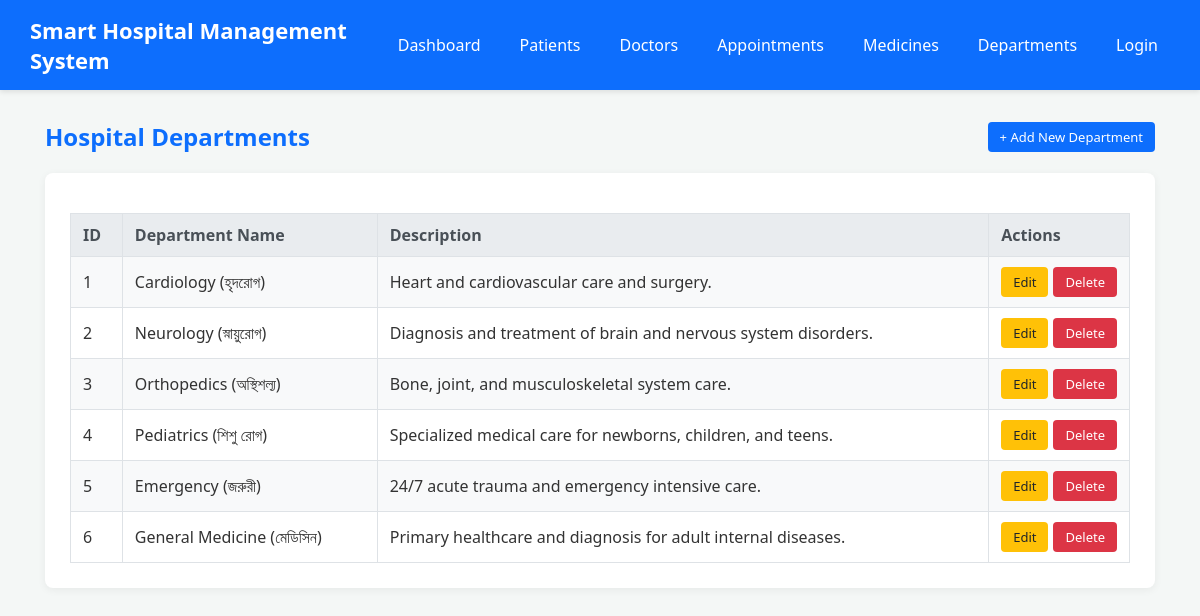
The page /department/index.php on the database its author committed.
### tables this page shows
CREATE TABLE `departments` (
  `id` INT AUTO_INCREMENT PRIMARY KEY,
  `name` VARCHAR(100) NOT NULL UNIQUE,
  `description` TEXT,
  `created_at` TIMESTAMP DEFAULT CURRENT_TIMESTAMP
);

### department/index.php (the view, shortened to what this page needs)
<?php
include "../connection.php";
$sql = "SELECT * FROM departments";
$result = mysqli_query($conn, $sql);
?>
<!DOCTYPE html>
<html>
<head>
    <link rel="stylesheet" href="../style.css">
</head>
<body>
<?php include "../nav.php"; ?>
<div class="container">
    <div class="page-header">
        <h2>Hospital Departments</h2>
        <a href="add.html" class="btn btn-primary">+ Add New Department</a>
    </div>
    <div class="card">
        <table>
            <tr>
                <th>ID</th>
                <th>Department Name</th>
                <th>Description</th>
                <th>Actions</th>
            </tr>
            <?php
            while ($row = mysqli_fetch_assoc($result)) {
            ?>
            <tr>
                <td><?php echo $row['id']; ?></td>
                <td><?php echo $row['name']; ?></td>
                <td><?php echo $row['description']; ?></td>
                <td>
                    <div class="action-buttons">
                        <a href="edit.php?id=<?php echo $row['id']; ?>" class="btn btn-warning">Edit</a>
                        <a href="delete.php?id=<?php echo $row['id']; ?>" class="btn btn-danger" onclick="return confirm('Delete this department?');">Delete</a>
                    </div>
                </td>
            </tr>
            <?php
            }
            ?>
        </table>
    </div>
</div>
</body>
</html>

### style.css (style rules this page uses)
* { margin: 0; padding: 0; box-sizing: border-box; font-family: 'Segoe UI', Tahoma, Geneva, Verdana, sans-serif; }
body { background-color: #f4f7f6; color: #333; padding-bottom: 40px; }
.container { max-width: 1150px; margin: 30px auto; padding: 0 20px; }
.card { background-color: white; border-radius: 8px; padding: 25px; box-shadow: 0 2px 8px rgba(0,0,0,0.06); margin-bottom: 25px; }
.page-header { display: flex; justify-content: space-between; align-items: center; margin-bottom: 20px; }
.page-header h2 { color: #0d6efd; }
.btn { display: inline-block; padding: 6px 12px; border-radius: 4px; text-decoration: none; font-weight: 500; font-size: 13px; cursor: pointer; border: none; white-space: nowrap; }
.btn-primary { background-color: #0d6efd; color: white; }
.btn-warning { background-color: #ffc107; color: #212529; }
.btn-danger { background-color: #dc3545; color: white; }
table { width: 100%; border-collapse: collapse; margin-top: 15px; }
table th, table td { border: 1px solid #dee2e6; padding: 10px 12px; text-align: left; vertical-align: middle; }
table th { background-color: #e9ecef; color: #495057; font-weight: 600; }
table td:last-child, table th:last-child { white-space: nowrap; width: 1%; }
table tr:nth-child(even) { background-color: #f8f9fa; }
.action-buttons { display: flex; gap: 5px; align-items: center; white-space: nowrap; }

### rows shown on the page
departments: id "1", name "Cardiology (হৃদরোগ)", description "Heart and cardiovascular care and surgery."
departments: id "2", name "Neurology (স্নায়ুরোগ)", description "Diagnosis and treatment of brain and nervous system disorders."
departments: id "3", name "Orthopedics (অস্থিশল্য)", description "Bone, joint, and musculoskeletal system care."
departments: id "4", name "Pediatrics (শিশু রোগ)", description "Specialized medical care for newborns, children, and teens."
departments: id "5", name "Emergency (জরুরী)", description "24/7 acute trauma and emergency intensive care."
departments: id "6", name "General Medicine (মেডিসিন)", description "Primary healthcare and diagnosis for adult internal diseases."
